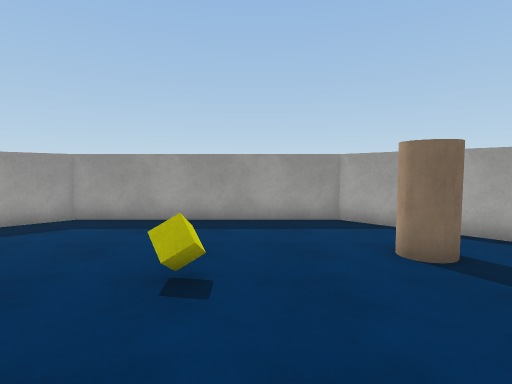
View 1 (above)

12 first-person views from a walk through a 3-D level made in the Unity game engine. The camera is 1.5 m above the floor, tilts 4° down and sees 80° across. The floor is counted in squares, 1 m on a side. Each view is taken from the middle of a square. On the plan, view 1 faces up. The plan holds only what a view shows up to about 15 squares ahead; the rest is blank. The place goes on beyond the plan. The player is left out. Surface patterns are stand-ins for the level's own textures.

View 2
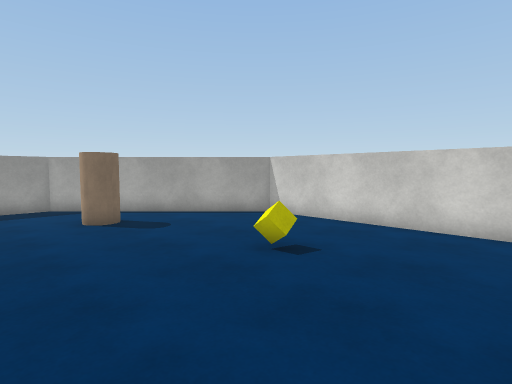

View 3
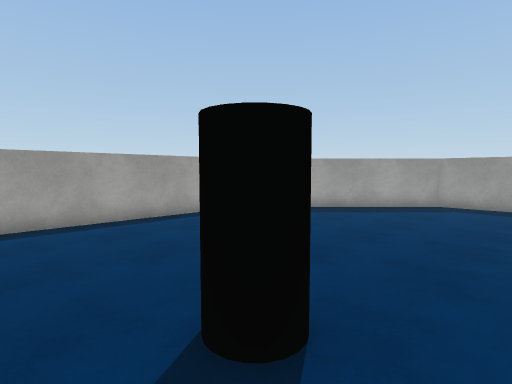

View 4
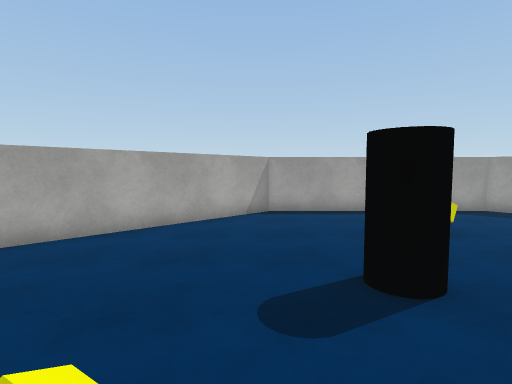

View 5
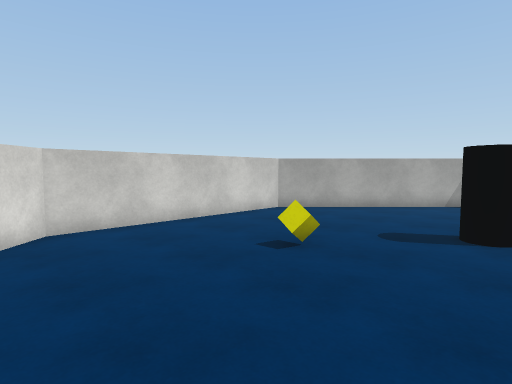

View 6
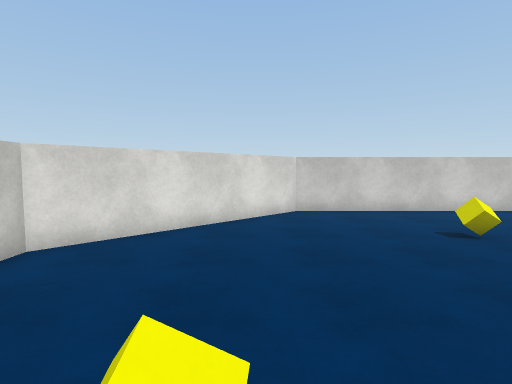

View 7
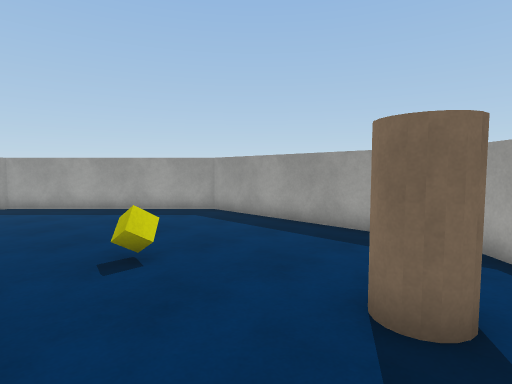

View 8
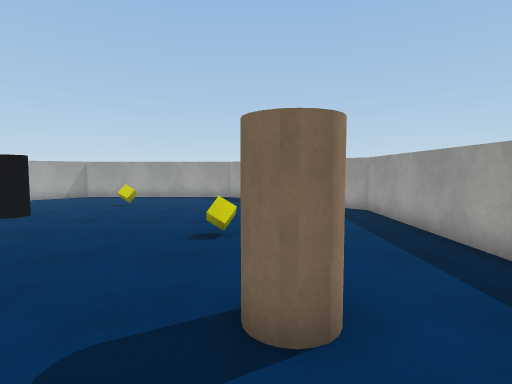

View 9
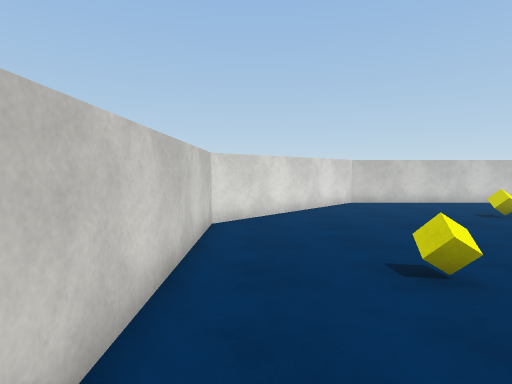

View 10
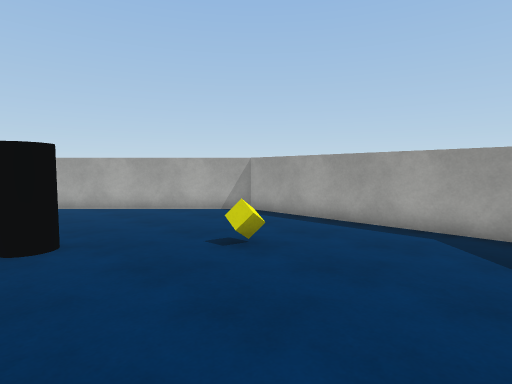

View 11
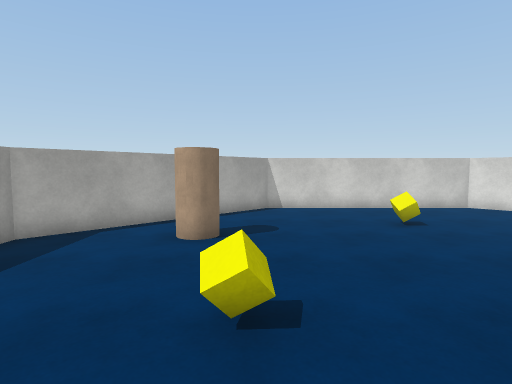

View 12
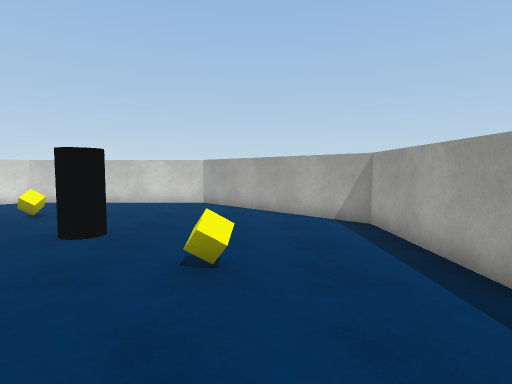

### Floor plan
Points are (right, up) in squares from view 1. A wall is a line through its corners. A room is listed if a view was taken in it or the views show most of it. See-through windows are left out.
Room 1 (views 1, 2, 3, 4, 5, 6, 7, 8, 9, 10, 11, 12)
walls: (-11.3, 3.5) (-11.3, -4.5) (-5.5, -10.2) (2.5, -10.2) (8.2, -4.5) (8.2, 3.5) (2.5, 9.3) (-5.5, 9.3) (-11.3, 3.5)
objects: other object (-7, -1); other object (-4, -3); other object (-1, -6); other object (-1, 4); other object (3, 5) to (3, 6); other object (4, 0)

Positions as (right, up) in squares from view 1, and headings:
1: (0, 0), facing up
2: (0, -4), facing up-right
3: (-2, -5), facing up-left
4: (0, -5), facing left
5: (4, -2), facing down-left
6: (4, 1), facing down
7: (4, 2), facing up-left
8: (6, 5), facing left
9: (7, 4), facing down
10: (-3, 4), facing down-left
11: (-4, 4), facing right
12: (-8, 4), facing down
